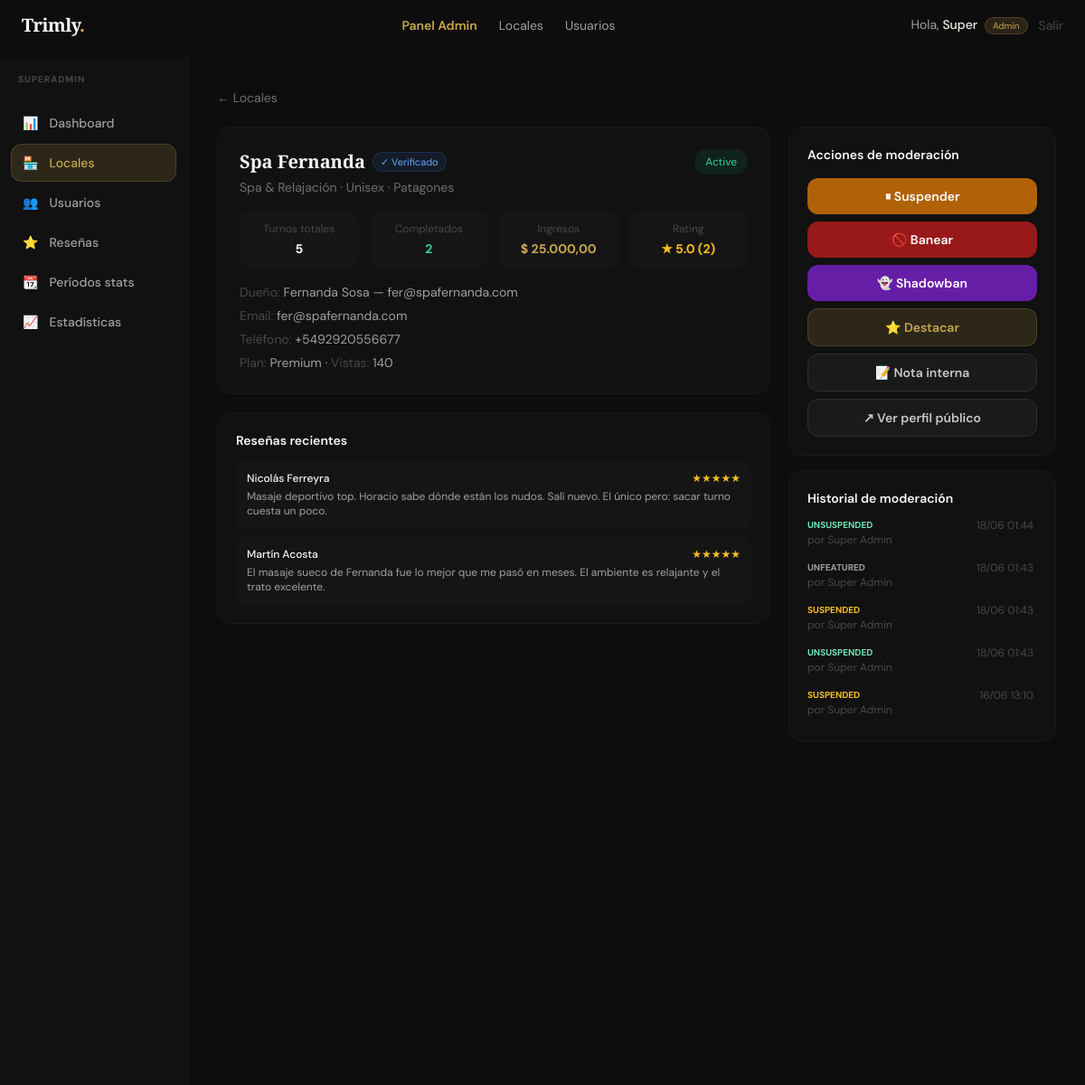
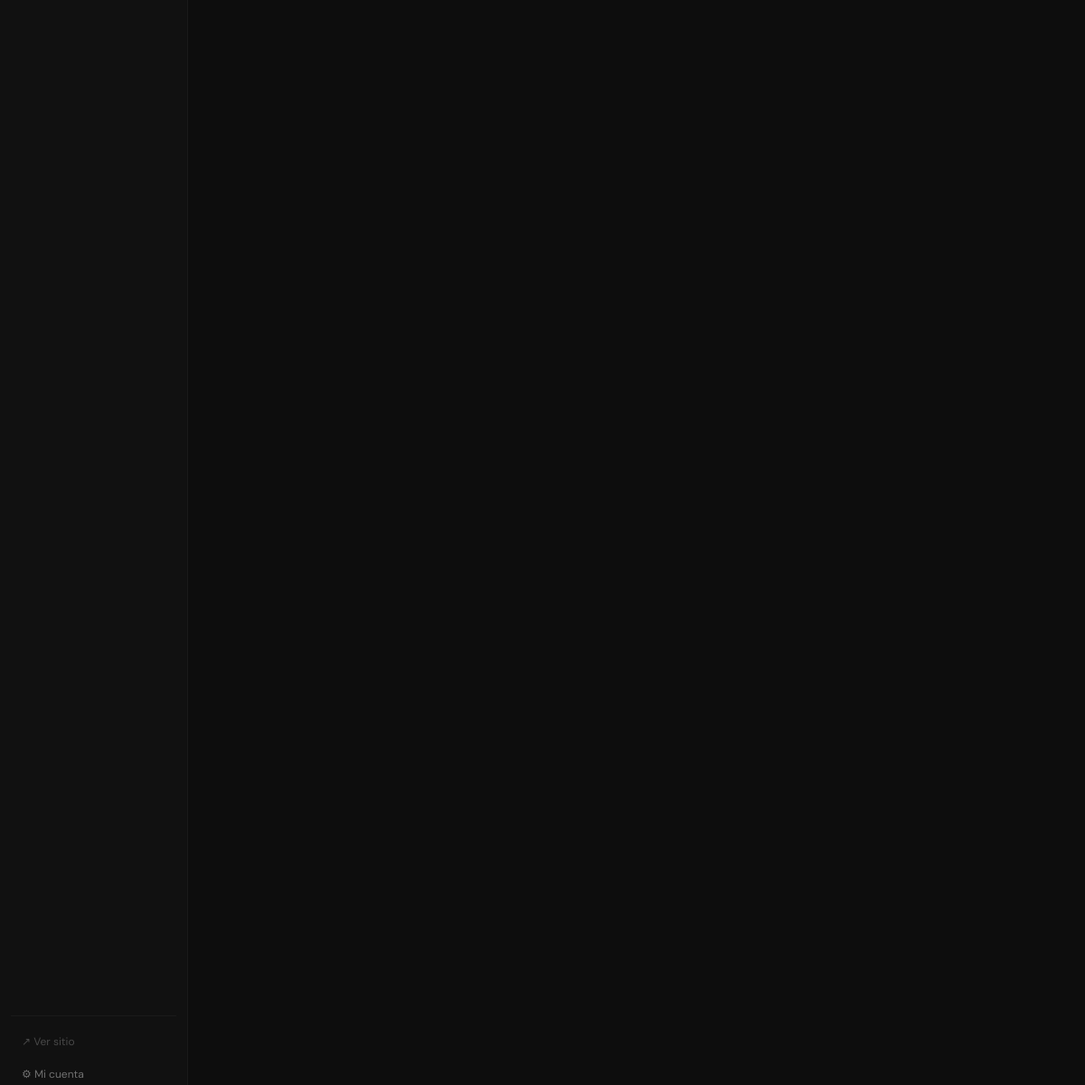
/trimly/admin/locales/4 (signed in), run on the app's committed database (2 pictures, top to bottom).
### tables this page shows
CREATE TABLE `shops` (
  `id` int UNSIGNED NOT NULL,
  `owner_id` int UNSIGNED NOT NULL,
  `name` varchar(120) NOT NULL,
  `slug` varchar(130) NOT NULL,
  `type` enum('barbershop','salon','mixed','nails','spa','tattoo','makeup','other') NOT NULL DEFAULT 'barbershop',
  `target_audience` enum('men','women','unisex') NOT NULL DEFAULT 'unisex',
  `description` text,
  `specialties` varchar(500) DEFAULT NULL,
  `amenities` varchar(500) DEFAULT NULL,
  `phone` varchar(30) DEFAULT NULL,
  `email` varchar(150) DEFAULT NULL,
  `website` varchar(255) DEFAULT NULL,
  `instagram` varchar(100) DEFAULT NULL,
  `facebook` varchar(100) DEFAULT NULL,
  `whatsapp` varchar(30) DEFAULT NULL,
  `logo` varchar(255) DEFAULT NULL,
  `cover_image` varchar(255) DEFAULT NULL,
  `address` varchar(255) DEFAULT NULL,
  `city` varchar(100) DEFAULT NULL,
  `province` varchar(100) DEFAULT NULL,
  `country` varchar(80) NOT NULL DEFAULT 'Argentina',
  `postal_code` varchar(20) DEFAULT NULL,
  `latitude` decimal(10,7) DEFAULT NULL,
  `longitude` decimal(10,7) DEFAULT NULL,
  `currency` char(3) NOT NULL DEFAULT 'ARS',
  `rating_avg` decimal(3,2) NOT NULL DEFAULT '0.00',
  `rating_count` int UNSIGNED NOT NULL DEFAULT '0',
  `status` enum('pending','active','suspended','closed') NOT NULL DEFAULT 'pending',
  `plan` enum('free','pro','premium') NOT NULL DEFAULT 'free',
  `plan_expires` date DEFAULT NULL,
  `verified` tinyint(1) NOT NULL DEFAULT '0',
  `featured` tinyint(1) NOT NULL DEFAULT '0',
  `views_count` int UNSIGNED NOT NULL DEFAULT '0',
  `is_shadowbanned` tinyint(1) NOT NULL DEFAULT '0',
  `suspension_reason` varchar(500) DEFAULT NULL,
  `suspension_until` datetime DEFAULT NULL,
  `ban_reason` varchar(500) DEFAULT NULL,
  `created_at` datetime NOT NULL DEFAULT CURRENT_TIMESTAMP,
  `updated_at` datetime NOT NULL DEFAULT CURRENT_TIMESTAMP ON UPDATE CURRENT_TIMESTAMP,
  `suspension_public` tinyint(1) NOT NULL DEFAULT '1'
);

CREATE TABLE `users` (
  `id` int UNSIGNED NOT NULL,
  `name` varchar(100) NOT NULL,
  `email` varchar(150) NOT NULL,
  `phone` varchar(30) DEFAULT NULL,
  `password_hash` varchar(255) NOT NULL,
  `role` enum('superadmin','shop_owner','employee','client') NOT NULL DEFAULT 'client',
  `avatar` varchar(255) DEFAULT NULL,
  `email_verified` tinyint(1) NOT NULL DEFAULT '0',
  `verify_token` varchar(100) DEFAULT NULL,
  `reset_token` varchar(100) DEFAULT NULL,
  `reset_expires` datetime DEFAULT NULL,
  `status` enum('active','suspended','banned') NOT NULL DEFAULT 'active',
  `last_login` datetime DEFAULT NULL,
  `created_at` datetime NOT NULL DEFAULT CURRENT_TIMESTAMP,
  `updated_at` datetime NOT NULL DEFAULT CURRENT_TIMESTAMP ON UPDATE CURRENT_TIMESTAMP,
  `ban_reason` varchar(500) DEFAULT NULL,
  `suspended_until` datetime DEFAULT NULL
);

CREATE TABLE `reviews` (
  `id` int UNSIGNED NOT NULL,
  `appointment_id` int UNSIGNED NOT NULL,
  `shop_id` int UNSIGNED NOT NULL,
  `client_id` int UNSIGNED DEFAULT NULL,
  `rating` tinyint UNSIGNED NOT NULL,
  `rating_cleanliness` tinyint DEFAULT NULL,
  `rating_punctuality` tinyint DEFAULT NULL,
  `rating_value` tinyint DEFAULT NULL,
  `comment` text,
  `reply` text,
  `reply_at` datetime DEFAULT NULL,
  `is_visible` tinyint(1) NOT NULL DEFAULT '1',
  `report_count` tinyint UNSIGNED NOT NULL DEFAULT '0',
  `flagged_at` datetime DEFAULT NULL,
  `helpful_count` int UNSIGNED NOT NULL DEFAULT '0',
  `created_at` datetime NOT NULL DEFAULT CURRENT_TIMESTAMP
);

CREATE TABLE `shop_moderation_log` (
  `id` int UNSIGNED NOT NULL,
  `shop_id` int UNSIGNED NOT NULL,
  `admin_id` int UNSIGNED NOT NULL,
  `action` enum('approved','suspended','unsuspended','banned','unbanned','shadowban','unshadowban','featured','unfeatured','verified','note') NOT NULL,
  `reason` text,
  `duration_days` int DEFAULT NULL,
  `expires_at` datetime DEFAULT NULL,
  `created_at` datetime NOT NULL DEFAULT CURRENT_TIMESTAMP
);

### app/Views/admin/shop_detail.php (the view, shortened to what the rows shown need)
<div class="flex min-h-screen pt-16 pb-16 lg:pb-0">
<main class="flex-1 p-5 lg:p-8 overflow-x-hidden min-w-0">
  <div class="grid grid-cols-1 lg:grid-cols-3 gap-5">
    <div class="lg:col-span-2 space-y-5">
      <div class="bg-ink-800 border border-ink-700 rounded-2xl p-6">
        <div class="flex flex-wrap items-start justify-between gap-3 mb-4">
          <div>
            <div class="flex flex-wrap items-center gap-2 mb-1">
              <h1 class="font-display text-xl font-bold text-cream-light"><?= e($shop['name']) ?></h1>
              <?php if($shop['verified']): ?><span class="text-[11px] bg-blue-500/10 text-blue-400 border border-blue-500/20 px-2 py-0.5 rounded-full">✓ Verificado</span><?php endif; ?>
            </div>
            <p class="text-sm text-ink-400"><?= \App\Models\Shop::typeLabel($shop['type']) ?> · <?= \App\Models\Shop::audienceLabel($shop['target_audience']??'unisex') ?> · <?= e($shop['city']??'') ?></p>
          </div>
          <span class="text-xs px-3 py-1.5 rounded-full <?= $shop['status']==='active'?'bg-emerald-500/10 text-emerald-400':($shop['status']==='pending'?'bg-amber-500/10 text-amber-400':'bg-red-500/10 text-red-400') ?>"><?= ucfirst($shop['status']) ?></span>
        </div>
        <div class="text-sm text-ink-300 space-y-1.5">
          <p><span class="text-ink-500">Dueño:</span> <?= e($owner['name']??'—') ?> — <?= e($owner['email']??'') ?></p>
          <p><span class="text-ink-500">Email:</span> <?= e($shop['email']??'—') ?></p>
          <p><span class="text-ink-500">Teléfono:</span> <?= e($shop['phone']??'—') ?></p>
          <p><span class="text-ink-500">Plan:</span> <?= ucfirst($shop['plan']) ?> · <span class="text-ink-500">Vistas:</span> <?= number_format($shop['views_count']) ?></p>
        </div>
      </div>
      <?php if(!empty($reviews)): ?>
      <div class="bg-ink-800 border border-ink-700 rounded-2xl p-5">
        <h2 class="font-semibold text-cream-light mb-3 text-sm">Reseñas recientes</h2>
        <div class="space-y-2">
          <?php foreach($reviews as $r): ?>
          <div class="p-3 bg-ink-700/50 rounded-xl">
            <div class="flex items-center justify-between mb-1">
              <span class="text-xs font-medium text-cream-light"><?= e($r['client_name']) ?></span>
              <span class="text-amber-400 text-xs"><?= str_repeat('★',(int)$r['rating']) ?><?= str_repeat('☆',5-(int)$r['rating']) ?></span>
            </div>
            <p class="text-xs text-ink-300"><?= e(truncate($r['comment']??'',120)) ?></p>
          </div>
          <?php endforeach; ?>
        </div>
      </div>
      <?php endif; ?>
    </div>
    <div class="space-y-4">
      <div class="bg-ink-800 border border-ink-700 rounded-2xl p-5">
        <h2 class="font-semibold text-cream-light mb-4 text-sm">Acciones de moderación</h2>
      </div>
      <div class="bg-ink-800 border border-ink-700 rounded-2xl p-5">
        <h2 class="font-semibold text-cream-light mb-3 text-sm">Historial de moderación</h2>
        <div class="space-y-2 max-h-72 overflow-y-auto pr-1">
          <?php if(empty($modLog)): ?><p class="text-xs text-ink-500">Sin historial.</p>
          <?php else: $ac=['approved'=>'text-emerald-400','suspended'=>'text-amber-400','banned'=>'text-red-400','shadowban'=>'text-purple-400','featured'=>'text-gold','verified'=>'text-blue-400','note'=>'text-ink-400','unsuspended'=>'text-emerald-300','unbanned'=>'text-emerald-300','unshadowban'=>'text-purple-300'];
          foreach($modLog as $log): $c=$ac[$log['action']]??'text-ink-300'; ?>
          <div class="text-xs border-b border-ink-700/40 pb-1.5 last:border-0">
            <div class="flex items-center justify-between">
              <span class="<?=$c?> font-bold uppercase text-[10px]"><?= e($log['action']) ?></span>
              <span class="text-ink-500"><?= fecha($log['created_at'],'d/m H:i') ?></span>
            </div>
            <p class="text-ink-500">por <?= e($log['admin_name']) ?></p>
          </div>
          <?php endforeach; endif; ?>
        </div>
        </div>
      </div>
    </div>
  </div>
</main>

### data on the page
shops: name "Spa Fernanda", type "Spa & Relajación", target_audience "Unisex", city "Patagones", status "Active", email "fer@spafernanda.com", phone "+5492920556677", plan "Premium", views_count "140"
users: name "Fernanda Sosa", email "fer@spafernanda.com"
reviews: client_name "Nicolás Ferreyra", rating "★★★★★", comment "Masaje deportivo top. Horacio sabe dónde están los nudos. Salí nuevo. El único pero: sacar turno cuesta un poco."
reviews: client_name "Martín Acosta", rating "★★★★★", comment "El masaje sueco de Fernanda fue lo mejor que me pasó en meses. El ambiente es relajante y el trato excelente."
shop_moderation_log: action "UNSUSPENDED", created_at "18/06 01:44", admin.name "Super Admin"
shop_moderation_log: action "UNFEATURED", created_at "18/06 01:43", admin.name "Super Admin"
shop_moderation_log: action "SUSPENDED", created_at "18/06 01:43", admin.name "Super Admin"
shop_moderation_log: action "UNSUSPENDED", created_at "18/06 01:43", admin.name "Super Admin"
shop_moderation_log: action "SUSPENDED", created_at "16/06 13:10", admin.name "Super Admin"

### other printed values
explode(' ',$user['name'])[0] "Super"
$item['icon'] "📊"
$item['label'] "Dashboard"
$item['icon'] "🏪"
$item['label'] "Locales"
$item['icon'] "👥"
$item['label'] "Usuarios"
$item['icon'] "⭐"
$item['label'] "Reseñas"
$item['icon'] "📆"
$item['label'] "Períodos stats"
$item['icon'] "📈"
$item['label'] "Estadísticas"
$l "Turnos totales"
$v "5"
